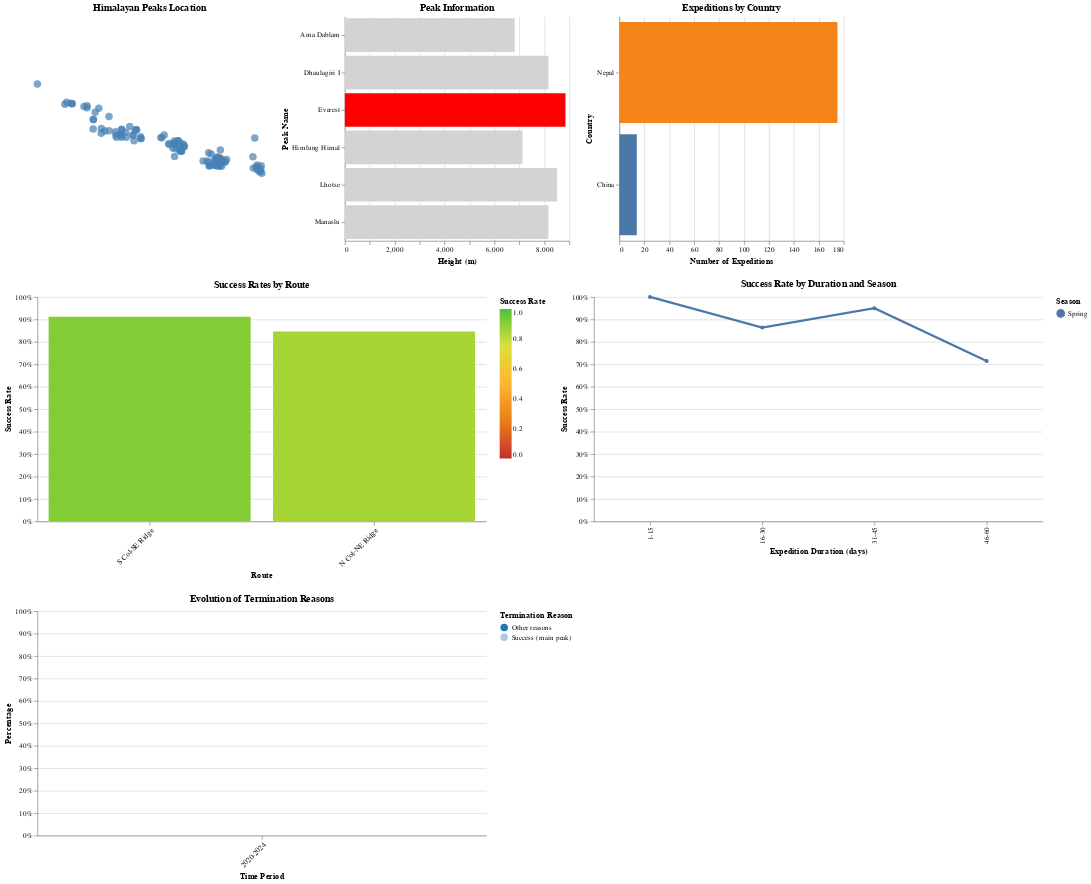

Notebook source saved alongside this figure:
### Markdown cell above
## Visualización Integrada Multi-Vista

Ahora, integramos las visualizaciones anteriores en un sistema coordinado que permita responder a las preguntas principales del proyecto.

### Code cell
# Crear un selector de picos compartido entre todas las vistas
# Changed from selection_single to selection_point and init to value for Altair v5
shared_peak_selector = alt.selection_point(
    name='peak_selection',
    fields=['PEAKID'],
    # Use 'value' instead of 'init' and pass a list of dictionaries
    value=[{'PEAKID': top_peaks[0]}],
    bind=alt.binding_select(options=top_peaks, name='Mountain Peak: ')
)

# Crear un mapa simple con los picos del Himalaya
base_map = alt.Chart(coords_df).mark_circle(size=100).encode(
    longitude='LONGITUDE:Q',
    latitude='LATITUDE:Q',
    color=alt.condition(
        shared_peak_selector,
        alt.value('red'),
        alt.value('steelblue')
    ),
    tooltip=[
        alt.Tooltip('PKNAME:N', title='Peak Name'),
        alt.Tooltip('PEAKID:N', title='Peak ID')
    ]
).properties(
    width=300,
    height=300,
    title='Himalayan Peaks Location'
).project(
    type='mercator'
).add_selection(
    shared_peak_selector
)

# Adaptar los gráficos anteriores para usar el selector compartido
# 1. Gráfico de rutas y tasas de éxito
route_chart_shared = alt.Chart(route_success_rates).mark_bar().encode(
    x=alt.X('ROUTE:N', axis=alt.Axis(title='Route', labelAngle=-45), sort='-y'),
    y=alt.Y('success_rate:Q', axis=alt.Axis(title='Success Rate', format='.0%'), scale=alt.Scale(domain=[0, 1])),
    color=alt.Color('success_rate:Q',
                   scale=alt.Scale(domain=[0, 0.25, 0.5, 0.75, 1.0],
                                  range=['#c22d2d', '#e77e16', '#ffb533', '#d9e03f', '#48c13d']),
                   legend=alt.Legend(title='Success Rate')),
    tooltip=[
        alt.Tooltip('PKNAME:N', title='Peak'),
        alt.Tooltip('ROUTE:N', title='Route'),
        alt.Tooltip('success_rate:Q', title='Success Rate', format='.1%'),
        alt.Tooltip('successful_attempts:Q', title='Successful'),
        alt.Tooltip('total_attempts:Q', title='Total Attempts')
    ]
).properties(
    title='Success Rates by Route',
    width=600,
    height=300
).transform_filter(
    shared_peak_selector
)

# 2. Gráfico de duración y éxito
duration_line_shared = alt.Chart(duration_success).mark_line(point=True).encode(
    x=alt.X('duration_bin:N', axis=alt.Axis(title='Expedition Duration (days)')),
    y=alt.Y('success_rate:Q', axis=alt.Axis(title='Success Rate', format='.0%'), scale=alt.Scale(domain=[0, 1])),
    color=alt.Color('SEASON_FACTOR:N', legend=alt.Legend(title='Season')),
    strokeWidth=alt.value(3),
    tooltip=[
        alt.Tooltip('PKNAME:N', title='Peak'),
        alt.Tooltip('SEASON_FACTOR:N', title='Season'),
        alt.Tooltip('duration_bin:N', title='Duration (days)'),
        alt.Tooltip('success_rate:Q', title='Success Rate', format='.1%'),
        alt.Tooltip('total:Q', title='Total Expeditions')
    ]
).properties(
    title='Success Rate by Duration and Season',
    width=600,
    height=300
).transform_filter(
    shared_peak_selector
)

# 3. Gráfico de evolución de razones de terminación
term_area_shared = alt.Chart(term_evolution).mark_area().encode(
    x=alt.X('period:N', axis=alt.Axis(title='Time Period', labelAngle=-45)),
    y=alt.Y('percentage:Q', axis=alt.Axis(title='Percentage', format='.0%'), stack='normalize'),
    color=alt.Color('reason_grouped:N', scale=alt.Scale(scheme='category20'), legend=alt.Legend(title='Termination Reason')),
    tooltip=[
        alt.Tooltip('PKNAME:N', title='Peak'),
        alt.Tooltip('period:N', title='Period'),
        alt.Tooltip('reason_grouped:N', title='Reason'),
        alt.Tooltip('percentage:Q', title='Percentage', format='.1f'),
        alt.Tooltip('count:Q', title='Expeditions'),
        alt.Tooltip('total:Q', title='Total in Period')
    ]
).properties(
    title='Evolution of Termination Reasons',
    width=600,
    height=300
).transform_filter(
    shared_peak_selector
)

# 4. Información del pico seleccionado
peak_info_shared = alt.Chart(df_merged.drop_duplicates('PEAKID')).mark_bar().encode(
    y=alt.Y('PKNAME:N', axis=alt.Axis(title='Peak Name')),
    x=alt.X('HEIGHTM:Q', axis=alt.Axis(title='Height (m)')),
    color=alt.condition(shared_peak_selector, alt.value('red'), alt.value('lightgray')),
    tooltip=[
        alt.Tooltip('PKNAME:N', title='Peak Name'),
        alt.Tooltip('HEIGHTM:Q', title='Height (m)'),
        alt.Tooltip('REGION_FACTOR:N', title='Region'),
        alt.Tooltip('HIMAL_FACTOR:N', title='Mountain Range')
    ]
).properties(
    title='Peak Information',
    width=300,
    height=300
).transform_filter(
    alt.FieldOneOfPredicate(field='PEAKID', oneOf=top_peaks)
)

# 5. Expediciones por país para el pico seleccionado
country_exped_by_peak = df_merged.groupby(['PEAKID', 'PKNAME', 'HOST_FACTOR']).size().reset_index(name='count')
country_exped_by_peak = country_exped_by_peak.sort_values('count', ascending=False)

countries_chart_shared = alt.Chart(country_exped_by_peak).mark_bar().encode(
    y=alt.Y('HOST_FACTOR:N', axis=alt.Axis(title='Country'), sort='-x'),
    x=alt.X('count:Q', axis=alt.Axis(title='Number of Expeditions')),
    color=alt.Color('HOST_FACTOR:N', legend=None),
    tooltip=[
        alt.Tooltip('HOST_FACTOR:N', title='Country'),
        alt.Tooltip('PKNAME:N', title='Peak'),
        alt.Tooltip('count:Q', title='Expeditions')
    ]
).properties(
    title='Expeditions by Country',
    width=300,
    height=300
).transform_filter(
    shared_peak_selector
).transform_window(
    rank='rank(count)',
    sort=[alt.SortField('count', order='descending')]
).transform_filter(
    alt.datum.rank <= 10
)

# Organizar todos los gráficos en un dashboard integrado
row1 = alt.hconcat(base_map, peak_info_shared, countries_chart_shared)
row2 = alt.hconcat(route_chart_shared, duration_line_shared)
row3 = term_area_shared

# Dashboard final
dashboard = alt.vconcat(
    row1,
    row2,
    row3
).resolve_scale(
    color='independent'
).configure_view(
    stroke=None
)

dashboard
